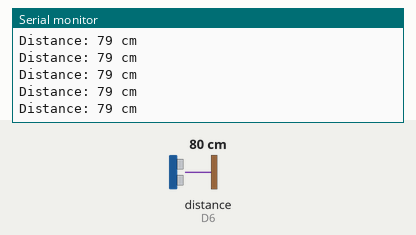
Bench run of a sketch on a simulated ESP8266 (NodeMCU). Shown: the last lines printed to the serial monitor. Wiring (inferred from the names in the program): ultrasonic range finder: trigger D7; echo D6. Inputs (shaded band) come from the test bench; at power-on: distance to the obstacle (sensor on D6) 80 cm. The echo pulse lasts 58.3 µs per cm.

Above: at 1.2 s.
1.3 s: distance to the obstacle (sensor on D6) set to 2 cm
At 2.3 s:
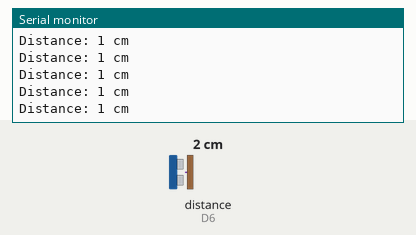
4.3 s: distance to the obstacle (sensor on D6) set to 120 cm
At 5.0 s:
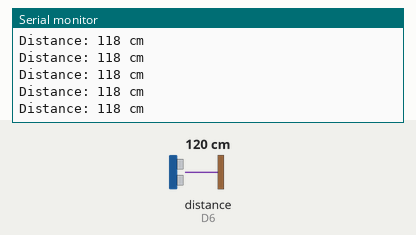
Timing chart, 0 to 7.3 s (numbered marks = the images above; inputs shaded):
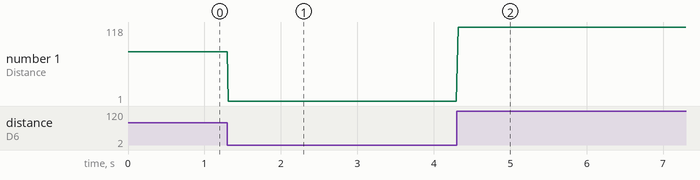

The sketch:

sketch_basicultrasonic.ino
```cpp
#define echoPin 12
#define trigPin 13

long duration;
int distance;

void setup() {
  // put your setup code here, to run once:
  pinMode(trigPin, OUTPUT);
  pinMode(echoPin, INPUT);
  Serial.begin(9600);
  Serial.println("Ultrasonic Sensor HC-SR04 Test");
  Serial.println("With Wemos D3 R32");
}

void loop() {
  // put your main code here, to run repeatedly:
  digitalWrite(trigPin, LOW);
  delayMicroseconds(2);

  digitalWrite(trigPin, HIGH);
  delayMicroseconds(10);
  digitalWrite(trigPin, LOW);

  duration = pulseIn(echoPin, HIGH);

  distance = duration * 0.034 / 2;

  Serial.print("Distance: ");
  Serial.print(distance);
  Serial.println(" cm");
}
```

Measured:
- after the input at 1.3 s, the serial monitor: prints a new line at once (image 1)
- after the input at 4.3 s, the serial monitor: prints a new line at once (image 2)
- plotted number 1: 79 → 1 after the input at 1.3 s, 1 → 118 after the input at 4.3 s
